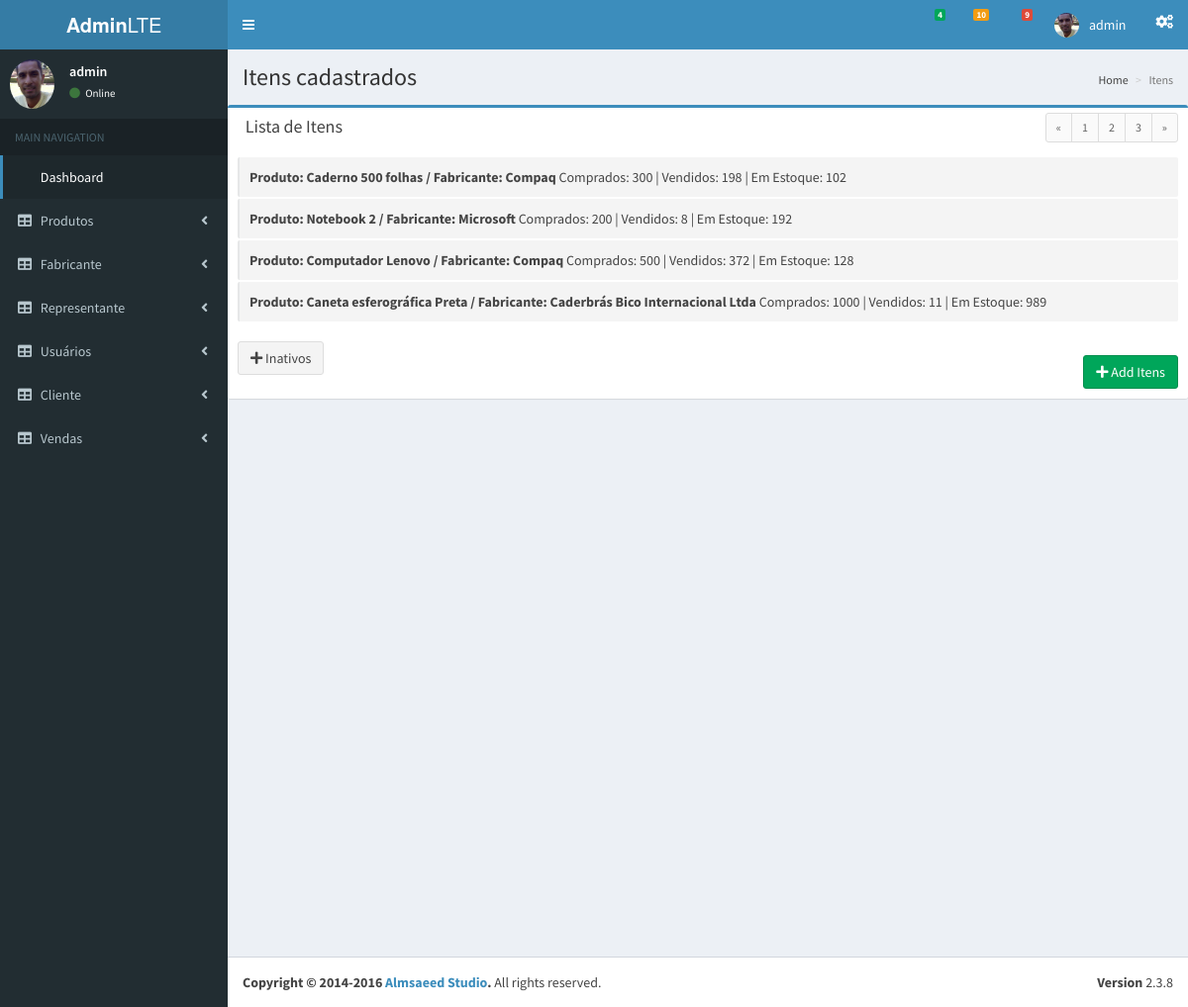
Page /views/itens/totalitens.php (signed in) on the committed database.
### tables this page shows
CREATE TABLE `itens` (
  `idItens` int(11) NOT NULL,
  `Image` varchar(250) NOT NULL,
  `QuantItens` decimal(10,0) NOT NULL,
  `QuantItensVend` decimal(10,0) NOT NULL,
  `ValCompItens` decimal(10,2) NOT NULL,
  `ValVendItens` decimal(10,2) NOT NULL,
  `DataCompraItens` date NOT NULL,
  `DataVenci_Itens` date DEFAULT NULL,
  `ItensAtivo` tinyint(4) NOT NULL,
  `ItensPublic` int(1) NOT NULL,
  `Produto_CodRefProduto` int(11) NOT NULL,
  `Fabricante_idFabricante` int(11) NOT NULL,
  `Usuario_idUser` int(11) NOT NULL,
  `DataRegistro` timestamp NOT NULL DEFAULT CURRENT_TIMESTAMP
);

CREATE TABLE `produtos` (
  `CodRefProduto` int(11) NOT NULL,
  `NomeProduto` varchar(75) NOT NULL,
  `Ativo` int(1) NOT NULL,
  `PublicProduto` int(1) NOT NULL,
  `Usuario_idUser` int(11) NOT NULL
);

CREATE TABLE `fabricante` (
  `idFabricante` int(11) NOT NULL,
  `NomeFabricante` varchar(75) NOT NULL,
  `CNPJFabricante` varchar(75) NOT NULL,
  `EmailFabricante` varchar(75) NOT NULL,
  `EnderecoFabricante` varchar(75) NOT NULL,
  `TelefoneFabricante` varchar(75) NOT NULL,
  `Public` int(1) NOT NULL,
  `Ativo` int(1) NOT NULL,
  `Usuario_idUser` int(11) NOT NULL
);

### App/Models/connect.php (called while the page is built, shortened)
<?php
 class Connect
 {
 	var $localhost = "localhost";
 	var $root = "root";
 	var $passwd = "";
 	public function __construct()
 	{
 		$this->SQL = mysqli_connect($this->localhost, $this->root, $this->passwd);
 	}
 }

### App/Models/itens.class.php (the view, shortened to what this page needs)
<?php
 require_once 'connect.php';
 class Itens extends Connect
 {
  public function listItens ($idprodutos, $idFabricante)
  {
    $query = "SELECT * FROM `itens`,`fabricante`,`produtos` WHERE (`Fabricante_idFabricante` = `idFabricante` AND `Produto_CodRefProduto` = `CodRefProduto`) AND (`Fabricante_idFabricante` = '$idFabricante' AND `Produto_CodRefProduto` = '$idprodutos') ";
    $result = mysqli_query($this->SQL, $query) or die ( mysqli_error($this->SQL));
     $q = 0;
     $v = 0;
     $e = 0;
   while($rowlist = mysqli_fetch_array($result)) {
         $q = $q + $rowlist['QuantItens'];
         $v = $v + $rowlist['QuantItensVend'];
         $e = $q - $v;
         $NomeProduto = $rowlist['NomeProduto'];
         $fabricante  = $rowlist['NomeFabricante'];
    }
      return array('NomeProduto'=> $NomeProduto,'Fabricante'=> $fabricante , 'QuantItens' => $q, 'QuantItensVend' => $v, 'Estoque' => $e,);
  }
  public function totalitens($value)
  {
    $this->query = "SELECT `Produto_CodRefProduto`, `Fabricante_idFabricante` FROM `itens` WHERE `itensPublic` = '$value' GROUP BY `Produto_CodRefProduto`, `Fabricante_idFabricante`";
    $this->result = mysqli_query($this->SQL, $this->query) or die ( mysqli_error($this->SQL));
    while ($row = mysqli_fetch_array($this->result)) {
      $idprodutos = $row['Produto_CodRefProduto'];
      $idFabricante = $row['Fabricante_idFabricante'];
      echo '<li>';
     $resp = Itens::listItens($idprodutos, $idFabricante);
      echo '<b> Produto: '.$resp['NomeProduto'];
      echo ' / Fabricante: '.$resp['Fabricante'];
      echo '</b> Comprados: '.$resp['QuantItens'];
      echo ' | Vendidos: '.$resp['QuantItensVend'];
      echo ' | Em Estoque: '.$resp['Estoque'];
      echo '</li>';
    }
  }
}

### rows in the picture
itens: Produto_CodRefProduto.NomeProduto "Notebook 2", Fabricante_idFabricante.NomeFabricante "Microsoft", QuantItens "200", QuantItensVend "8"
itens: Produto_CodRefProduto.NomeProduto "Computador Lenovo", Fabricante_idFabricante.NomeFabricante "Compaq", QuantItens "500", QuantItensVend "372"
itens: Produto_CodRefProduto.NomeProduto "Caneta esferográfica Preta", Fabricante_idFabricante.NomeFabricante "Caderbrás Bico Internacional Ltda", QuantItens "1000", QuantItensVend "11"

### other values in the picture
$usuario "admin"
$resp['NomeProduto'] "Caderno 500 folhas"
$resp['Fabricante'] "Compaq"
$resp['QuantItens'] "300"
$resp['QuantItensVend'] "198"
$resp['Estoque'] "102"
$resp['Estoque'] "192"
$resp['Estoque'] "128"
$resp['Estoque'] "989"
$button_name "Inativos"
